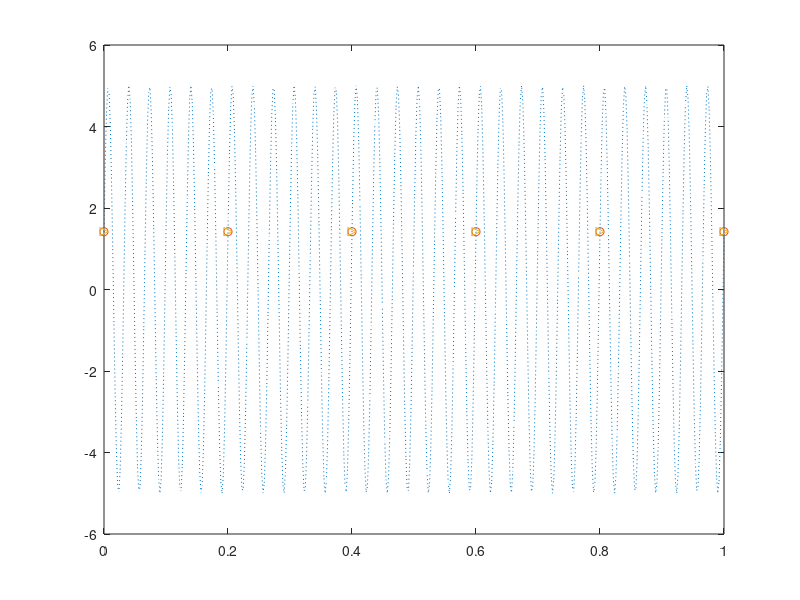

Write the MATLAB code that produced this figure.
%Draw the continue function
x = linspace(0, 1, 500);
T = input('The angle frequency of the function is (2 * pi * T), T = ');
k = input('The sequence of value k = ');
fi = input('The phase of the funcion = ');
ST = input('The angle frequency of the sampling is (2 * pi *  ST), ST = ');
A = input('The amplitude of the function = ');

for kk=k
    y = A * cos(2 * pi * T * x + fi + kk * 2 * pi * ST * x);
    plot(x, y, ':');
    hold on;
    % Draw the sampling points
    px = 0 : (1 / ST) : 1;
    py = A * cos(2 * pi * T * px + fi + kk * 2 * pi * ST * px);
    plot(px, py, 'o');
    hold on;
end

t = (1 / ST);

x = 0 : (1/ST) : 1

n = 0 : length(x) - 1;

y = A * cos(2 * pi * T * n / ST + fi);

plot(x, y, '>');
